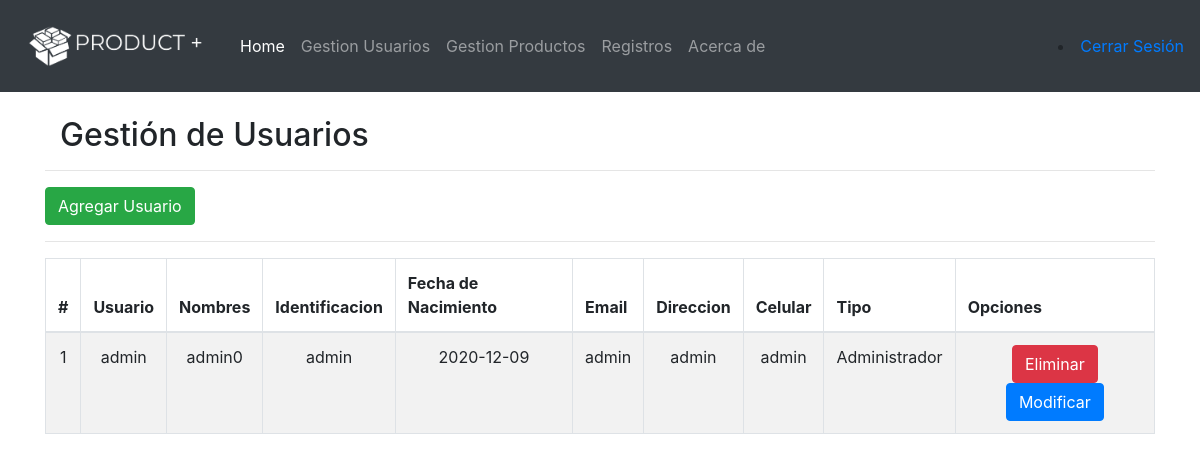
Page /user (signed in) on the committed database.
### app.py (models this page shows, shortened)
class User(db.Model):
    id = db.Column(db.Integer, primary_key=True)
    usuario = db.Column(db.String(25), nullable=False)
    nombres = db.Column(db.String(50), nullable=False)
    apellidos = db.Column(db.String(50), nullable=False)
    contrasena = db.Column(db.String(50), nullable=False)
    identificacion = db.Column(db.String(15), nullable=False)
    fechaNacimiento = db.Column(db.DateTime, default=datetime.utcnow)
    email = db.Column(db.String(30), nullable=False)
    direccion = db.Column(db.String(25), nullable=False)
    celular = db.Column(db.String(15), nullable=False)
    tipo = db.Column(db.String, nullable=False)
    estado = db.Column(db.String, nullable=False, default=1)

### app.py (the view)
@app.route('/user')
@login_required
def user():
    users = User.query.all()
    return render_template('gestionUsuarios.html',users=users)

### app.py (called while the page is built)
def login_required(view):
    @functools.wraps( view )
    def wrapped_view(**kwargs):
        if g.user is None:
            return redirect( url_for( 'index' ) )
        return view( **kwargs )
    return wrapped_view

@app.before_request
def load_logged_in_user():
    user_id = session.get( 'user_id' )
    if user_id is None:
        g.user = None
    else:
        user = User.query.filter_by(id = user_id).first()
        g.user = user

### templates/gestionUsuarios.html (shortened to what this page needs)
{% extends 'base.html' %} {% block content %}
<div class="container">
    <br>
    <div class="col-md-8">
        <h2>Gestión de Usuarios</h2>
    </div>
    <hr>
    <a class="btn btn-success" href="/addUser">Agregar Usuario</a>
    <hr>
    <table class="table table-striped table-bordered">
        <thead>
            <tr>
                <th scope="col">#</th>
                <th scope="col">Usuario</th>
                <th scope="col">Nombres</th>
                <th scope="col">Identificacion</th>
                <th scope="col">Fecha de Nacimiento</th>
                <th scope="col">Email</th>
                <th scope="col">Direccion</th>
                <th scope="col">Celular</th>
                <th scope="col">Tipo</th>
                <th scope="col">Opciones</th>
            </tr>
        </thead>
        <tbody>
            {% for user in users %}
            <tr>
                <td>{{ user.id }}</td>
                <td>{{ user.nombres }}</td>
                <td>{{ user.usuario }}</td>
                <td>{{ user.identificacion }}</td>
                <td>{{ user.fechaNacimiento.strftime('%Y-%m-%d') }}</td>
                <td>{{ user.email }}</td>
                <td>{{ user.direccion }}</td>
                <td>{{ user.celular }}</td>
                {% if user.tipo == '1' %}
                <td>Administrador</td>
                {% endif %}
                <td>
                    <a href="/deleteUser/{{user.id}}" class="btn btn-danger">Eliminar</a>
                    <a href="/updateUser/{{user.id}}" class="btn btn-primary">Modificar</a>
                </td>
            </tr>
            {% endfor %}
        </tbody>
    </table>
</div>
{% endblock %}

### static/css/main.css (style rules this page uses)
body, html { margin: 0; font-family: sans-serif; }
table, td, th { border: 1px solid #aaa; }
table { border-collapse: collapse; width: 100%; }
th { height: 30px; }
td { text-align: center; padding: 5px; }

### rows in the picture
User: id "1", nombres "admin", usuario "admin0", identificacion "admin", fechaNacimiento "2020-12-09", email "admin", direccion "admin", celular "admin", tipo "Administrador"
